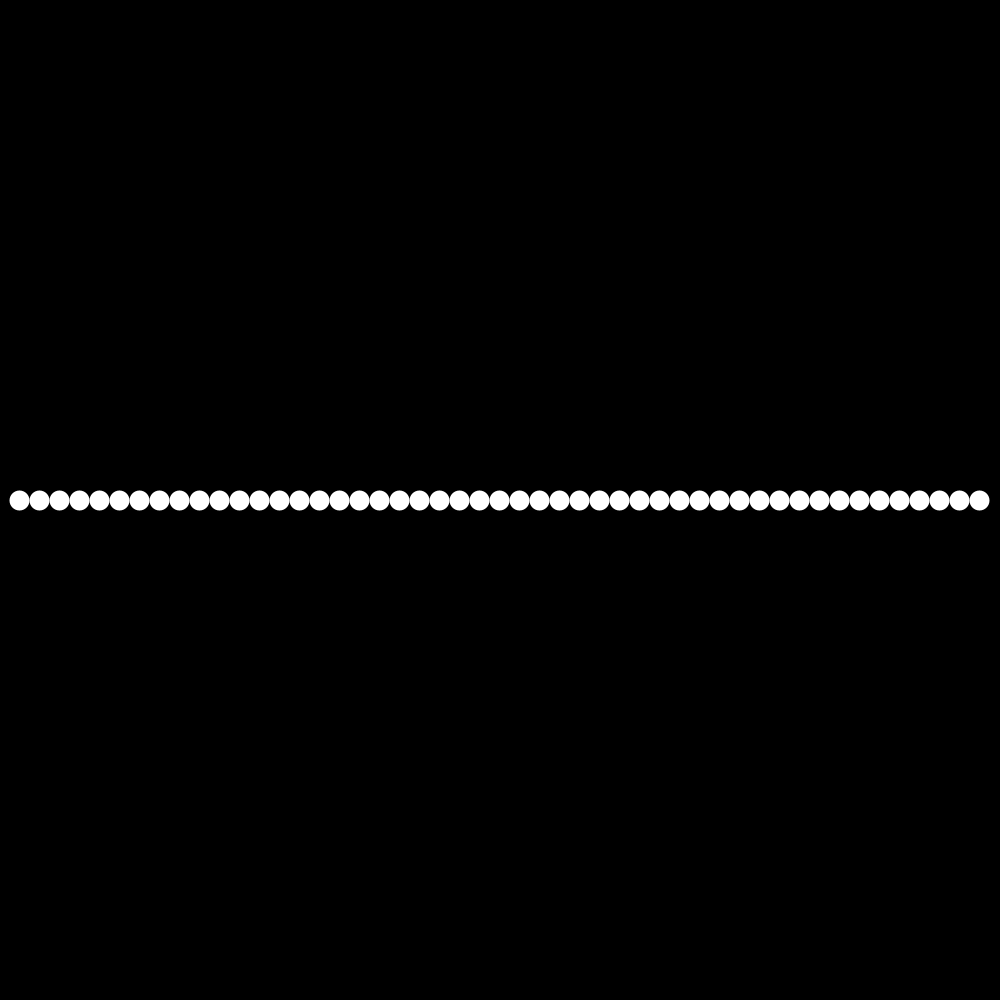
Frame 1 (no input)
Frame 60 (the mouse pressed at the canvas centre just before this capture): identical to frame 1, image omitted
Frame 120 (the mouse held since frame 60 and released just before this capture): identical to frame 1, image omitted

The Processing sketch that drew this single still picture (run headless with seeded random() and noise(); from frame 60 on, the mouse is pressed at the canvas centre):

// Processing sketch: wave
// ── wave.pde
boolean holding;//only hold if false
int quant = 50;
float weight = 20;
boolean anyHeld = false;
ArrayList<Particle> particles = new ArrayList<Particle>();

void setup() {
  size(1000, 1000);
  stroke(255);
  strokeWeight(weight);
  frameRate(600);
  for (float x = width/(quant+1); x<width-width/quant; x+=width/quant) {
    particles.add(new Particle(x, height/2));
  }
}

void draw() {
  background(0);
  for (int i = 0;i<particles.size();i++) {
    Particle p = particles.get(i);
    if (p.hold)
      anyHeld = true;
    if(!mousePressed)
      anyHeld = false;
    
    if(i>0)
      particles.get(i-1).pullTo(p.p.y,1);
    if(i<particles.size()-1)
      particles.get(i+1).pullTo(p.p.y,1);
    
    p.update();
  }
}
// ── Particle.pde
float g = .01;
class Particle {
  PVector p;
  PVector v = new PVector(0, 0);//don't change x
  PVector a = new PVector(0, 0);//don't change x
  boolean hold = false;
  Particle(float x, float y) {
    p = new PVector(x, y);
  }

  void ApplyForce(float y,float mult) {
    a.y = y;
    a = a.normalize().mult(g).mult(mult);
  }
  
  void pullTo(float y,float mult){
    ApplyForce(y-p.y,mult);
  }
  
  boolean gotHeld(){
    if(mousePressed && dist(p.x, p.y, mouseX, mouseY) <=weight/2)
      hold = true;
    return mousePressed && dist(p.x, p.y, mouseX, mouseY) <=weight/2;
  }

  boolean isHeld() {
    return (gotHeld() || hold) && !anyHeld;
  }

  void update() {
    v.y+=a.y;
    p.y+=v.y;

    if (isHeld()){
      p.y = mouseY;
      v.y = 0;
      a.y = 0;
    }
    
    if(!mousePressed)
      hold = false;

    point(p.x, p.y);
  }
}
